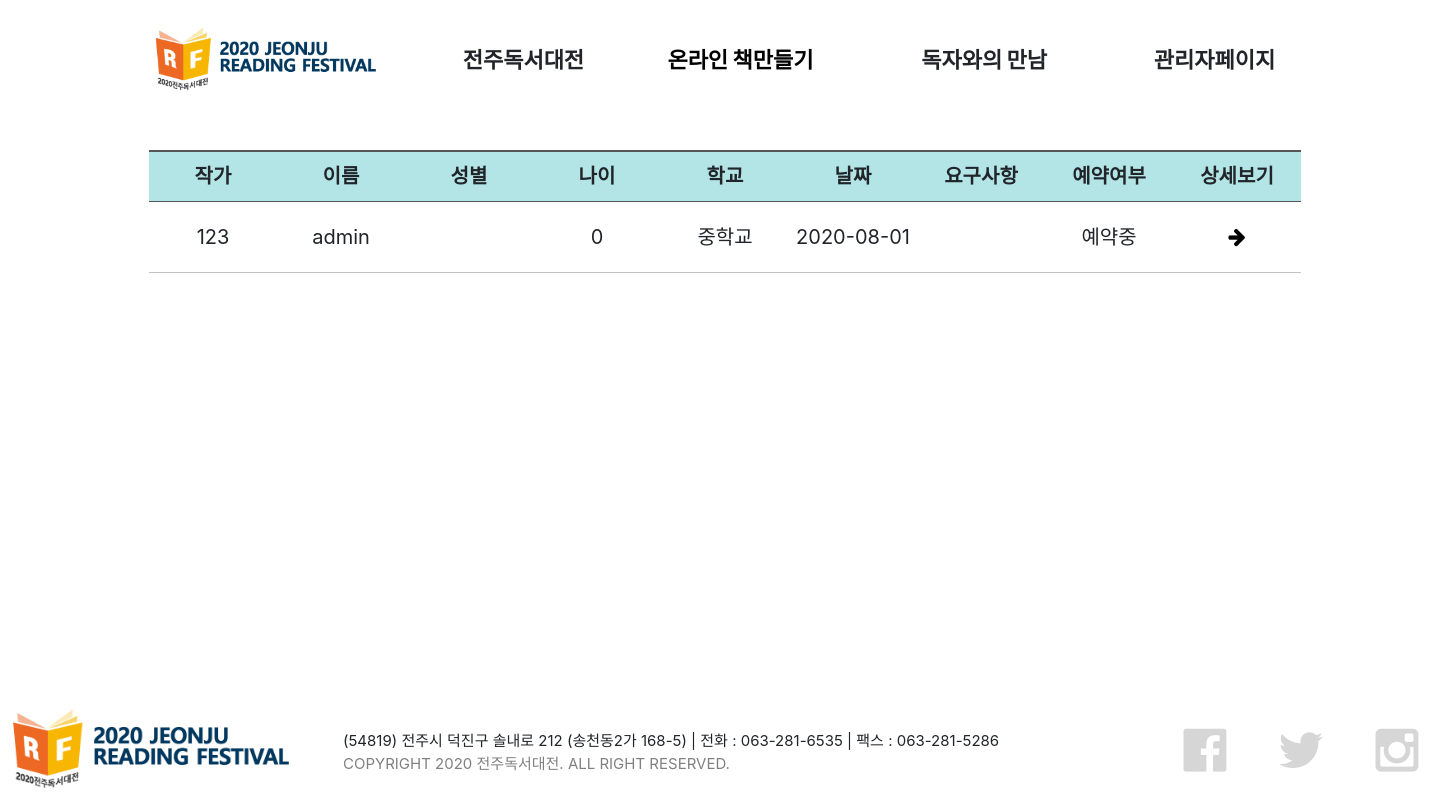
The app's page /pages/reservate_my_list.php (signed in), older data.
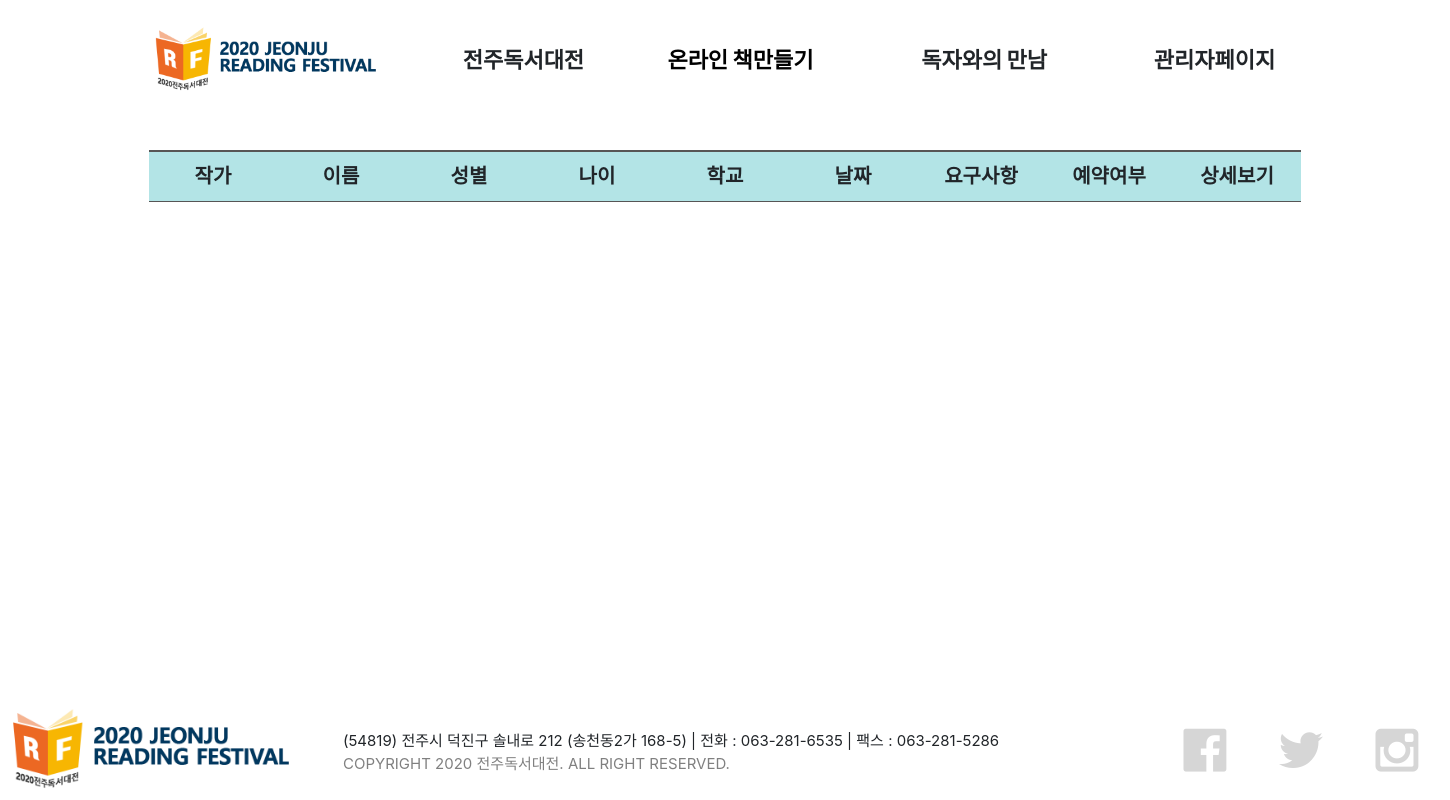
The same page, newer data.
### tables this page shows
CREATE TABLE `reservate` (
  `idx` int(11) NOT NULL,
  `title` text NOT NULL,
  `photo` text NOT NULL,
  `writer` text NOT NULL,
  `username` text NOT NULL,
  `gender` text NOT NULL,
  `age` int(150) NOT NULL,
  `school` text NOT NULL,
  `date` date NOT NULL,
  `days` int(11) NOT NULL,
  `startTime` time NOT NULL,
  `endTime` time NOT NULL,
  `about` text NOT NULL,
  `ready` text NOT NULL
);

### lib/lib.php (called while the page is built, shortened)
<?php
    $db = new PDO("mysql:host=127.0.0.1;dbname=users;charset=utf8","root","");
    function query ($sql, $arr = []) {
        global $db;
        $res = null;
        if (count($arr)) {
            $res = $db->prepare($sql);
            $res->execute($arr);
        } else {
            $res = $db->query($sql);
        }
        if($res){
            return $res;
        } else {
            println($sql);
            exit;
        }
    }
    function fetchAll ($sql) {
        return query($sql)->fetchAll(PDO::FETCH_OBJ);
    }
?>

### pages/reservate_my_list.php (the view)
<?php include_once('../lib/lib.php'); ?>
<?php include_once('header.php'); ?>
<div class="list-area">
    <table class="reservation-list">
        <thead>
            <tr class="reservation-list-my">
                <td>작가</td>
                <td>이름</td>
                <td>성별</td>
                <td>나이</td>
                <td>학교</td>
                <td>날짜</td>
                <td>요구사항</td>
                <td>예약여부</td>
                <td>상세보기</td>
            </tr>
        </thead>
        <tbody class="list-res">
            <?php
            $username = $_SESSION['username'];
            $rows = fetchAll("SELECT * FROM reservate WHERE username = '$username'");
            foreach ($rows as $row) {
                ?>
                    <tr class="reservation-list-td">
                        <td><?php echo $row->writer ?></td>
                        <td><?php echo $row->username?></td>
                        <td><?php echo $row->gender?></td>
                        <td><?php echo $row->age?></td>
                        <td><?php echo $row->school?></td>
                        <td><?php echo $row->date?></td>
                        <td class="text-about"><?php echo $row->about?></td>
                        <td><?php echo $row->ready?></td>
                        <td><a href="reservate_read.php?idx=<?php echo $row->idx ?>"><i class="fa fa-arrow-right"></i></a></td>
                    </tr>
                <?php
            }
            ?>
        </tbody>
    </table>
</div>
<?php include_once ('footer.php'); ?>

Row changes from the older to the newer data that the page shows:
removed reservate: writer "123", username "admin", age "0", school "중학교", date "2020-08-01", ready "예약중"
